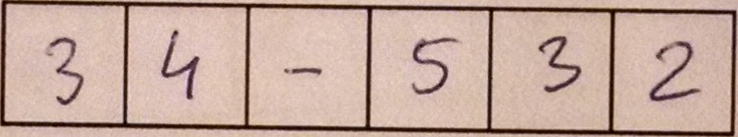
//> input picture OCR/RecognitionNumber/RecognitionNumber/34-352.jpeg, 738 x 137 px
$ ./1480520827_main   (built with g++ and OpenCV 4)
//> lines starting //> are read from the running program, lines starting //| are printed output that depends on the picture; after the words box and inside, x2 and y2 are one past the last pixel; in counts of white or black regions, pixels touching at a corner belong together
### OCR/RecognitionNumber/RecognitionNumber/PreProcessing.h
#pragma once

/* library OpenCV */
#include <opencv2/imgproc/imgproc.hpp>
#include <opencv2/core/core.hpp>
#include <opencv2/highgui/highgui.hpp>

/* library VS */
#include <iostream>
#include <fstream>
#include <stdlib.h>
#include <stdio.h>

/* My Class */

using namespace cv;
using namespace std;

class CPreProcessing {

	Mat image;

public:

	CPreProcessing(Mat image) : image(image) {};
	~CPreProcessing() { image.release(); };


	void preProcessing(Mat image) {

		Mat tmp = image.clone();
		Mat imageSign = tmp.clone();

		//CPreProcessing::dilate(imageSign, 2, 2);
		//imshow("Z", imageSign);
		//waitKey();
		int size = 5;
		GaussianBlur(imageSign.clone(), imageSign, Size(size, size), 0, 0);

		//Binary
		//threshold(tmp, imageSign, ui.HSBinaryKernel3->value(), 255, ui.HSBinaryElement3->value());
		CPreProcessing::toBinary(imageSign, 200, 0, 0, 0, 0);

		CPreProcessing::removeBlackBackground(imageSign);
		//Change angle
		//CPreProcessing::autoRotate(imageSign, 0);

		//Erode || Dilate
		//CPreProcessing::dilate(imageSign, ui.HSErodeElement3->value(), ui.HSErodeKernel3->value());
		image.release();
		this->image = imageSign.clone();
		imageSign.release();
	}

	vector<Mat> findSign(Mat image) {

		vector<Mat> vImageSignCell;

		int LIMIT_VALUE_LIGHT_BIT = 170;
		Mat tmp;
		vImageSignCell.clear();

		int cols = image.cols;
		int rows = image.rows;

		int cutStart = 0, cutEnd = 0;	//information about level cutting
		int fromCut = 0, toCut = 0;	//save position column

		int size = 45;
		string help;
		int sum = 0;
		int nImage = 0;

		for (int y = 0; y < cols - 1; y++) {
			sum = CPreProcessing::advCol(image, y, 5);

			if (LIMIT_VALUE_LIGHT_BIT <= sum) {

				if (cutStart == 0) fromCut = y;
				if (cutStart == 1 && cutEnd == 0) { toCut = y; cutEnd = 1; }
				if (cutStart == 1 && cutEnd == 1) {

					tmp = image.clone();
					CPreProcessing::cutImage(tmp, fromCut, 0, tmp.cols - toCut, 0);
					CPreProcessing::cutImage(tmp, (tmp.cols / 2) - size, (tmp.rows / 2) - size, (tmp.cols / 2) - size, (tmp.rows / 2) - size);
					tmp = CPreProcessing::changeSize(tmp, 65, 65);
					CPreProcessing::getCenterWeightImage(tmp);
					nImage++;
					if(nImage != 3)
						vImageSignCell.push_back(tmp);
						imshow("Z", tmp);
					//	waitKey();
					tmp.release();

					cutStart = toCut = cutEnd = 0;
					fromCut = y;
				}
			}
			else {
				if (cutStart == 0) cutStart = 1;
			}
		}
		return vImageSignCell;
	}

private:
#pragma region static methods

	static int sumRow(Mat image, int row, int NUMBER_MARGIN_MISSTAKE) {

		int sum = 0;
		for (int y = row; y < image.rows && y < row + NUMBER_MARGIN_MISSTAKE; y++) {
			for (int x = 0; x < image.cols; x++) {
				sum += image.at<uchar>(y, x);
			}
		}
		return sum;
	}

	static int sumColumn(Mat image, int col, int NUMBER_MARGIN_MISSTAKE) {

		int sum = 0;
		for (int x = col; x < image.cols && x < col + NUMBER_MARGIN_MISSTAKE; x++) {
			for (int y = 0; y < image.rows; y++) {
				sum += image.at<uchar>(y, x);
			}
		}
		return sum;
	}

	static double advRow(Mat image, int row, int NUMBER_MARGIN_MISSTAKE) { return (sumRow(image, row, NUMBER_MARGIN_MISSTAKE) / (image.rows)); }

	static double advCol(Mat image, int col, int NUMBER_MARGIN_MISSTAKE) { return (sumColumn(image, col, NUMBER_MARGIN_MISSTAKE) / (image.cols)); }

	// [74 lines left out: functions getSkipLValue, getSkipTValue, rotate, changeContrasOrBrightness, dilate, erode, not called in this run]

	static void cutImage(Mat& image, int cutLeft = 20, int cutTop = 5, int cutRight = 2, int cutBottom = 5) {

		const int rows = image.rows;
		const int cols = image.cols;
		cutLeft		< 0 ? cutLeft = 0 : cutLeft = cutLeft;
		cutTop		< 0 ? cutTop = 0 : cutTop = cutTop;
		cutRight	< 0 ? cutRight = 0 : cutRight = cutRight;
		cutBottom	< 0 ? cutBottom = 0 : cutBottom = cutBottom;

		image = image(Rect(cutLeft, cutTop, cols - cutLeft - cutRight, rows - cutTop - cutBottom));
	}


	static Mat changeSize(Mat image, int x, int y) {

		Mat tmp = Mat(y * 2, x * 2, 0);
		for (int i = 0; i < tmp.rows; i++) {
			for (int j = 0; j < tmp.cols; j++) {
				tmp.at<uchar>(i, j) = 0;
			}
		}

		for (int i = 0; i < image.rows; i++) {
			for (int j = 0; j < image.cols; j++) {
				tmp.at<uchar>(i, j) = image.at<uchar>(i, j);
			}
		}
		return tmp;
	}

	static void toBinary(Mat& image, int margin, int skipL = 50, int skipT = 50, int skipR = 50, int skipB = 50) {

		int rows = image.rows;
		int cols = image.cols;
		for (int y = skipT; y < rows - skipB; y++) {
			for (int x = skipL; x < cols - skipR; x++) {
				if (image.at<uchar>(y, x) < margin)
					image.at<uchar>(y, x) = 255;
				else	image.at<uchar>(y, x) = 0;
				//cout << y << " " << x << endl;
			}
		}
	}

	static void removeBlackBackground(Mat& image) {

		int margin = 5;
		//up
		int up = 0;
		while (margin > advRow(image, up, 1) && image.rows / 4 > up) up++;

		//bottom
		int bottom = 0;
		while (margin > advRow(image, image.rows - bottom - 1, 1) && image.rows / 4 > up) bottom++;

		cutImage(image, 0, up, 0, bottom);

		//right
		int right = 0;
		while (margin > advCol(image, image.cols - right - 1, 1) && image.cols / 4 > right) right++;

		//left
		int left = 0;
		while (margin > advCol(image, left, 1) && image.cols / 4 > left) left++;

		cutImage(image, left, 0, right, 0);
	}

	static void getCenterWeightImage(Mat& image) {
		Mat tmp = image.clone();
		int x = (image.cols / 2 - getXCenterWeight(image));
		int y = (image.rows / 2 - getYCenterWeight(image));

		Mat trans_mat = (Mat_<double>(2, 3) << 1, 0, x, 0, 1, y);
		warpAffine(tmp, image, trans_mat, tmp.size());
	}

	static double getXCenterWeight(Mat& image) {

		Moments m = moments(image);
		return m.m10 / m.m00;
	}

	static double getYCenterWeight(Mat& image) {

		Moments m = moments(image);
		return m.m01 / m.m00;
	}

	// [27 lines left out: function autoRotate, not called in this run]

#pragma endregion

public:
		Mat getImage() { return image; }
};

### OCR/RecognitionNumber/RecognitionNumber/Windows.h
#pragma once

/* library VS */
#include <iostream>
#include <fstream>
#include <vector>
#include <sstream>
#include <algorithm>

/* My Class */
#include "dirent.h"

using namespace std;

class CWindows {

public:
	/* Neccessery value */

	static const int	NUMBER_SYMBOL = 10;				//number available signs
	char				sign[NUMBER_SYMBOL] = { '0','1','2','3','4','5','6','7','8','9' };
	int					nrSign[NUMBER_SYMBOL] = { 0,0,0,0,0,0,0,0,0,0 };

	const string		NAME_FILE_FEATURES_VECTOR = "VF.txt";
	const string		NAME_FILE_SCALING_PARAMETERS = "SP.txt";
	const string		NAME_FILE_SCALING_VECTOR = "SVF.txt";
	const string		NAME_FILE_RESULT = "R.txt";

	const string		NAME_FILE_MODEL_SVM = "SVM.model";

	/* END Neccessery value */

	CWindows() {};
	~CWindows() {};


	static vector<string> getListFileFrom(string path) {

		vector<string> direcroriesName;

		const char* chPath = path.c_str();
		struct dirent* file;
		DIR* directories;
		if (directories = opendir(chPath)) {
			while (file = readdir(directories)) {
				if (file->d_name[0] != '.')

					direcroriesName.push_back(file->d_name);
			}
		}

		return direcroriesName;
	}

	static void saveVectorToFile(int* labels, float** trainingData, string nameFile, int size, bool scale = true) {

		string tmp = "libsvm\\tmp.txt";
		if (!scale)
			tmp = nameFile;

		fstream plik(tmp, ios::out);
		if (plik.good()) {

			for (int i = 0; i < size; i++) {
				plik << labels[i] + 1 << " ";
				for (int j = 0; j < 31; j++) {
					plik << j + 1 << ":" << trainingData[i][j] << " ";
					plik.flush();
				}
				plik << endl;
			}
			plik.close();
		}

		string commend;

		if (scale) {
			//scaling parameters
			commend = "libsvm\\svm-scale.exe " + tmp + " >> " + nameFile;
			cmdRun(commend);
		}
	}

	static void createFile(string fileName) {

		fstream file(fileName, ios::out);
		file.close();
	}

	static void insertToFile(string fileName, string valueInsert) {

		fstream file(fileName, ios::app);
		if (file.good()) {
			file << valueInsert;
			file.flush();
			file << endl;
		}
		file.close();
	}

	// [65 lines left out: functions trainByLibsvm, predict, getNLineFromFile, not called in this run]

	static void cmdRun(string commend) {

		const char* charCommend = commend.c_str();
		system(charCommend);
	}

private:

#pragma region

	// [23 lines left out: functions readFile, itos, itos, not called in this run]

#pragma endregion Test

};

### OCR/RecognitionNumber/RecognitionNumber/Recognition.h
#pragma once

/* library OpenCV */
#include <opencv2/imgproc/imgproc.hpp>
#include <opencv2/core/core.hpp>
#include <opencv2/highgui/highgui.hpp>

/* library VS */
#include <iostream>
#include <fstream>
#include <stdlib.h>
#include <stdio.h>
#include <vector>
#include <string>

/* My Class */
#include "Windows.h";

using namespace cv;
using namespace std;

inline string itos(double dbl) {
	std::ostringstream strs;
	strs << dbl;
	std::string str = strs.str();

	return str;
}

class CRecognition {

	Mat image;
	vector<Mat> images;

public:

	CRecognition(Mat image) : image(image) {};
	CRecognition(vector<Mat> images) : images(images) {};
	~CRecognition() { image.release(); for (int i = 0; i < images.size(); i++) images[i].release(); images.clear(); };

	void createFileOfMoments() {

		vector<string> labels = CWindows::getListFileFrom("digits\\");

		int*	label = new int[labels.size() * 5];
		float** data = new float*[images.size()];

		int c = 0;
		for (int i = 0; i < labels.size(); i++) {
			for(int j = 1; j < 6; j++){
				label[c] = sToi(labels[i].substr(j, 1));
				//cout << label[c] << endl;
				c++;
			}
		}
		for (int i = 0; i < images.size(); i++) data[i] = countMoment(images[i]);
		for (int i = 0; i < images.size(); i++) imwrite("digit\\" + itos(label[i]) + "_" + itos(i) + ".jpg", images[i]);

		CWindows::saveVectorToFile(label, data, "SCRIPTS//Classifier//NVF_Training.txt", images.size(), 1);
		GenerationSkryptLibsvm();
	}

private:

	// [7 lines left out: function sToi, not called in this run]

	void GenerationSkryptLibsvm() {

		/* Path to main dictionary */
		const string PATH_SCRIPTS = "SCRIPTS\\";
		const string PATH_SET = "SET\\";
		const string PATH_ALL_PLATE = PATH_SET + "NLP\\";
		const string PATH_CAM_PLATE = PATH_SET + "NLP_Camera\\";

		/* Path to dictionary libsvm */
		const string PATH_LIBSVM = PATH_SCRIPTS + "libsvm\\";
		const string PATH_CLASSIFIER = PATH_SCRIPTS + "Classifier\\";

		/* Path to dictionary training data */
		const string PATH_TRAINING = PATH_SET + "Training\\";

		/* Path to dictionary test data */
		const string PATH_SET_ONE = PATH_SET + "Test_I\\";
		const string PATH_SET_TWO = PATH_SET + "Test_II\\";

		/* FILE TO SAVE ANSWER CLASSIFIER */
		const string RESULT_FILE = PATH_CLASSIFIER + "Result.txt";

		/* PATH FILE TO TRAINING AND CALASSIFICATION */
		const string PATH_VF_TRAINING = PATH_CLASSIFIER + "VF_Training.txt";
		const string PATH_VF_TEST_I = PATH_CLASSIFIER + "VF_Test_I.txt";
		const string PATH_VF_TEST_II = PATH_CLASSIFIER + "VF_Test_II.txt";
		const string PATH_NVF_TRAINING = PATH_CLASSIFIER + "NVF_Training.txt";
		const string PATH_NVF_TEST_I = PATH_CLASSIFIER + "NVF_Test_I.txt";
		const string PATH_NVF_TEST_II = PATH_CLASSIFIER + "NVF_Test_II.txt";

		/* NAME NEED FILE TO TRAINING AND CALASSIFICATION */
		const string VF_TRAINING = "VF_Training.txt";
		const string VF_TEST_I = "VF_Test_I.txt";
		const string VF_TEST_II = "VF_Test_II.txt";
		const string NVF_TRAINING = "NVF_Training.txt";
		const string NVF_TEST_I = "NVF_Test_I.txt";
		const string NVF_TEST_II = "NVF_Test_II.txt";

		/* PATH MODEL FILE TO PREDICT */
		const string PATH_MODEL_LINEAR = PATH_CLASSIFIER + "Model_Linear.model";
		const string PATH_MODEL_RBF = PATH_CLASSIFIER + "Model_RBF";

		/* MODEL FILE TO PREDICT */
		const string MODEL_LINEAR = "Model_Linear.model";
		const string MODEL_RBF = "Model_RBF";

		/* Name skripts to find best parameters (grid search) */
		const string GS_LINEAR = PATH_SCRIPTS + "GS_Linear.bat";
		const string GS_RBF = PATH_SCRIPTS + "GS_RBF.bat";

		/* CREAETE GRID SEARCH */

		//Linear
		CWindows::createFile(GS_LINEAR);
		CWindows::insertToFile(GS_LINEAR, "@echo OFF");
		CWindows::insertToFile(GS_LINEAR, "SET \"svm=0\"");
		CWindows::insertToFile(GS_LINEAR, "SET \"kernel=0\"");
		for (int c = 1; c < 10000; c *= 2) {
			CWindows::insertToFile(GS_LINEAR, "..\\" + PATH_LIBSVM + "svm-train.exe -s %svm% -t %kernel% -c " + itos(c) + " -q ..\\" + PATH_NVF_TRAINING + " ..\\" + PATH_MODEL_LINEAR);
			//CWindows::insertToFile(GS_LINEAR, "..\\" + PATH_LIBSVM + "svm-train.exe -s %svm% -t %kernel% -c " + itos(c) + " -v 5 -q ..\\" + PATH_NVF_TRAINING + " ..\\" + PATH_MODEL_LINEAR + " >> LinearResult.txt");
			CWindows::insertToFile(GS_LINEAR, "echo Kernel = Linear, Test = I, C = " + itos(c) + ": >> LinearResult.txt");
			CWindows::insertToFile(GS_LINEAR, "..\\" + PATH_LIBSVM + "svm-predict.exe ..\\" + PATH_NVF_TEST_I + " ..\\" + PATH_MODEL_LINEAR + " ..\\" + RESULT_FILE + " >> LinearResult.txt");
		}

		//RBF
		CWindows::createFile(GS_RBF);
		CWindows::insertToFile(GS_RBF, "@echo OFF");
		CWindows::insertToFile(GS_RBF, "SET \"svm=0\"");
		CWindows::insertToFile(GS_RBF, "SET \"kernel=2\"");
		for (int c = 1; c < 10000; c *= 2) {
			for (double g = 0.001953125; g < 10; g *= 2) {
				CWindows::insertToFile(GS_RBF, "..\\" + PATH_LIBSVM + "svm-train.exe -s %svm% -t %kernel% -c " + itos(c) + " -g " + itos(g) + " -q ..\\" + PATH_NVF_TRAINING + " ..\\" + PATH_MODEL_RBF);
				CWindows::insertToFile(GS_RBF, "..\\" + PATH_LIBSVM + "svm-train.exe -s %svm% -t %kernel% -c " + itos(c) + " -g " + itos(g) + " -v 5 -q ..\\" + PATH_NVF_TRAINING + " ..\\" + PATH_MODEL_RBF + " >>RBFResult.txt");
				CWindows::insertToFile(GS_RBF, "echo Kernel = RBF, Test = I, C = " + itos(c) + ", g = " + itos(g) + ": >> RBFResult.txt");
				CWindows::insertToFile(GS_RBF, "..\\" + PATH_LIBSVM + "svm-predict.exe ..\\" + PATH_NVF_TEST_I + " ..\\" + PATH_MODEL_RBF + " ..\\" + RESULT_FILE + " >> RBFResult.txt");
			}
		}

		/* END CREAETE GRID SEARCH */
	}

	float* countMoment(Mat image) {

		float* trainingData = new float[31];
		double hu[7];
		int i = 0;
		Moments m = moments(image);
		HuMoments(m, hu);

		trainingData[i] = m.m00; i++;
		trainingData[i] = m.m10; i++;
		trainingData[i] = m.m01; i++;
		trainingData[i] = m.m20; i++;
		trainingData[i] = m.m11; i++;
		trainingData[i] = m.m02; i++;
		trainingData[i] = m.m30; i++;
		trainingData[i] = m.m21; i++;
		trainingData[i] = m.m12; i++;
		trainingData[i] = m.m03; i++;

		trainingData[i] = m.mu20; i++;
		trainingData[i] = m.mu11; i++;
		trainingData[i] = m.mu02; i++;
		trainingData[i] = m.mu30; i++;
		trainingData[i] = m.mu21; i++;
		trainingData[i] = m.mu12; i++;
		trainingData[i] = m.mu03; i++;
		trainingData[i] = m.nu20; i++;
		trainingData[i] = m.nu11; i++;
		trainingData[i] = m.nu02; i++;
		trainingData[i] = m.nu30; i++;
		trainingData[i] = m.nu21; i++;
		trainingData[i] = m.nu12; i++;
		trainingData[i] = m.nu03; i++;

		trainingData[i] = hu[0]; i++;
		trainingData[i] = hu[1]; i++;
		trainingData[i] = hu[2]; i++;
		trainingData[i] = hu[3]; i++;
		trainingData[i] = hu[4]; i++;
		trainingData[i] = hu[5]; i++;
		trainingData[i] = hu[6]; i++;

		return trainingData;
	}

};

### OCR/RecognitionNumber/.localhistory/RecognitionNumber/1480520827$main.cpp
/* library OpenCV */
#include <opencv2/imgproc/imgproc.hpp>
#include <opencv2/core/core.hpp>
#include <opencv2/highgui/highgui.hpp>

/* library VS */
#include <iostream>
#include <fstream>
#include <stdlib.h>
#include <stdio.h>

/* My Class */
#include "Recognition.h"
#include "PreProcessing.h"
#include "Windows.h"

using namespace cv;
using namespace std;

int main() {

	Mat image = imread("34-352.jpeg", 0);
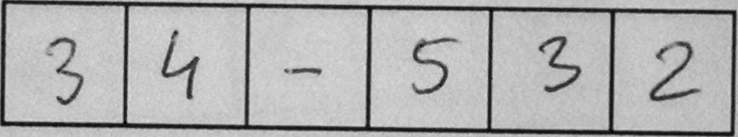
//> image: 137 rows x 738 cols, CV_8UC1; min 0, max 227, mean 176.2
	imshow("Z", image);
	waitKey();
	string pathToImage = "";
	//cin >> pathToImage;

	vector<string> images = CWindows::getListFileFrom("digits\\");

	CPreProcessing* pp = new CPreProcessing(image);
	pp->preProcessing(image);
//> after the loop in toBinary, `for (int y = skipT; y < rows - skipB; y++)`:
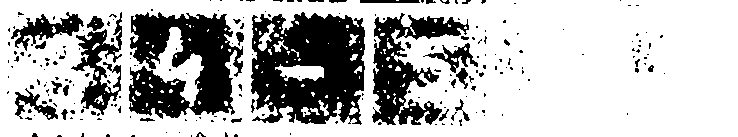
//> image: 137 rows x 738 cols, CV_8UC1; 72.5% white; 221 black regions (188 under 20 px), largest, box (x1, y1, x2, y2) and area: (251, 12, 365, 125) 9393, (129, 12, 243, 119) 7658, (372, 13, 469, 125) 4484
//> after the loop in removeBlackBackground, `while (margin > advRow(image, up, 1) && image.rows / 4 > up) up++;`: up = 0
	vector<Mat> ims = pp->findSign(pp->getImage());
//> the loop in findSign, `for (int y = 0; y < cols - 1; y++)` made 737 passes
//> (sum, x in getCenterWeightImage, y in getCenterWeightImage, trans_mat in getCenterWeightImage) on passes 46, 107, 120, 230: (172, 64, 15, [[1, 0, 64], [0, 1, 15]]), (174, 54, 18, [[1, 0, 54], [0, 1, 18]]), (186, 62, 16, [[1, 0, 62], [0, 1, 16]]), (173, 24, 18, [[1, 0, 24], [0, 1, 18]])
//> sum on passes 1 to 6: 236, 236, 236, 235, 231, 229
//> after the loop in findSign, `for (int y = 0; y < cols - 1; y++)`: vImageSignCell[0]: 130 rows x 130 cols, CV_8UC1; 1.1% white; 4 white regions (3 under 20 px), largest, box (x1, y1, x2, y2) and area: (64, 40, 67, 93) 154
//> after the loop in findSign, `for (int y = 0; y < cols - 1; y++)`:
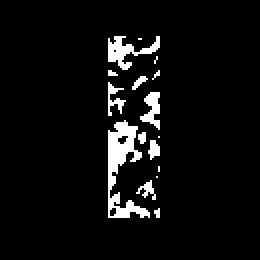
//> vImageSignCell[1]: 130 rows x 130 cols, CV_8UC1 (shown 2 times larger); 5.5% white; 16 white regions (9 under 20 px), largest, box (x1, y1, x2, y2) and area: (54, 60, 75, 109) 423, (54, 18, 80, 35) 178, (70, 46, 80, 65) 102
//> after the loop in findSign, `for (int y = 0; y < cols - 1; y++)`:
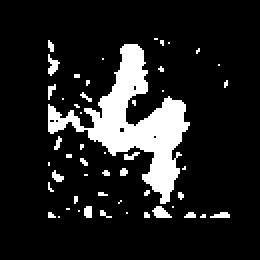
//> vImageSignCell[2]: 130 rows x 130 cols, CV_8UC1 (shown 2 times larger); 13% white; 51 white regions (45 under 20 px), largest, box (x1, y1, x2, y2) and area: (24, 22, 95, 102) 1790, (76, 103, 86, 109) 38, (24, 27, 30, 38) 34, (42, 103, 46, 109) 22, (105, 106, 115, 109) 22, (26, 85, 32, 91) 21
//> after the loop in findSign, `for (int y = 0; y < cols - 1; y++)`:
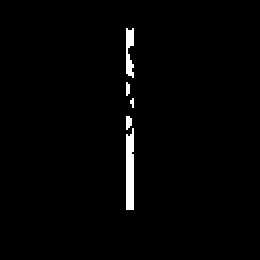
//> vImageSignCell[3]: 130 rows x 130 cols, CV_8UC1 (shown 2 times larger); 1.6% white; 5 white regions (3 under 20 px), largest, box (x1, y1, x2, y2) and area: (63, 64, 67, 105) 153, (63, 14, 67, 39) 73
//> after the loop in findSign, `for (int y = 0; y < cols - 1; y++)`:
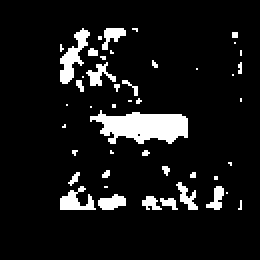
//> vImageSignCell[4]: 130 rows x 130 cols, CV_8UC1 (shown 2 times larger); 8.8% white; 46 white regions (35 under 20 px), largest, box (x1, y1, x2, y2) and area: (45, 55, 94, 72) 549, (30, 14, 45, 42) 172, (30, 93, 48, 105) 115
//> after the loop in findSign, `for (int y = 0; y < cols - 1; y++)`:
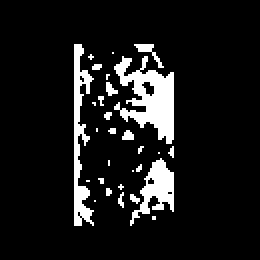
//> vImageSignCell[5]: 130 rows x 130 cols, CV_8UC1 (shown 2 times larger); 9.9% white; 29 white regions (23 under 20 px), largest, box (x1, y1, x2, y2) and area: (57, 28, 87, 72) 676, (37, 22, 47, 113) 424, (65, 79, 87, 113) 320, (67, 22, 82, 34) 51, (53, 41, 59, 48) 25, (61, 65, 67, 70) 23
//> after the loop in findSign, `for (int y = 0; y < cols - 1; y++)`: fromCut = 734; toCut = 0; nImage = 10; cutStart = 1
	for (int i = 0; i < ims.size(); i++) {
		imshow("Z", ims[i]);
		waitKey();
	}
//> this loop made 9 passes

	CRecognition* r = new CRecognition(ims);
	r->createFileOfMoments();
}
